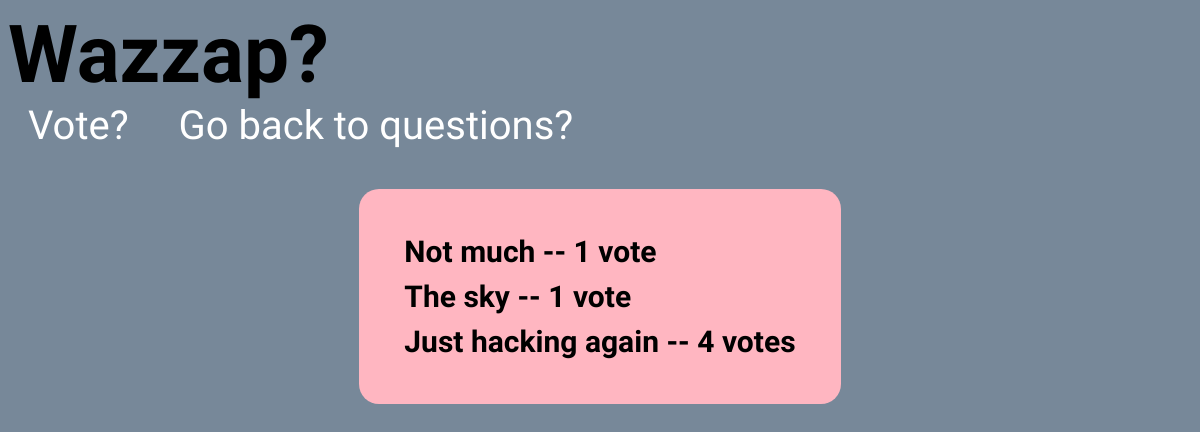
The page /1/results/ on the database as committed earlier.
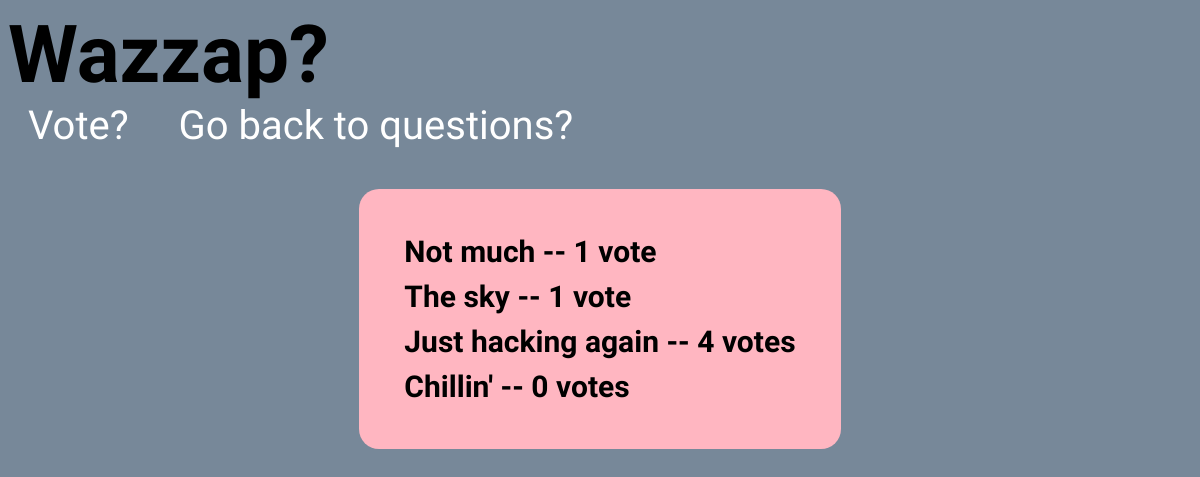
The same page on the database as committed later.
### polls/models.py (models this page shows, shortened)
class Choice(models.Model):
    question = models.ForeignKey(Question, on_delete=models.CASCADE)
    choice_text = models.CharField(max_length=200)
    votes = models.IntegerField(default=0)

### polls/views.py (the view)
# urls.py: path('<int:pk>/results/', views.ResultsView.as_view(), name='results'),
class ResultsView(generic.DetailView):
    model = Question
    template_name = 'polls/results.html'

### polls/templates/polls/results.html (shortened to what this page needs)
{% load static %}
<link rel="stylesheet" type="text/css" href="{% static 'polls/style.css' %}">
<h1>{{ question.question_text }}</h1>
<a href="{% url 'polls:detail' question.id %}">Vote?</a>
<a href="{% url 'polls:index' %}">Go back to questions?</a>
<div>
    <ul>
    {% for choice in question.choice_set.all %}
        <li class="mini">{{ choice.choice_text }} -- {{ choice.votes }} vote{{ choice.votes|pluralize }}</li>
    {% endfor %}
    </ul>
</div>

Rows that differ between the two databases and show on the page:
added Choice: choice_text "Chillin'", votes "0"
